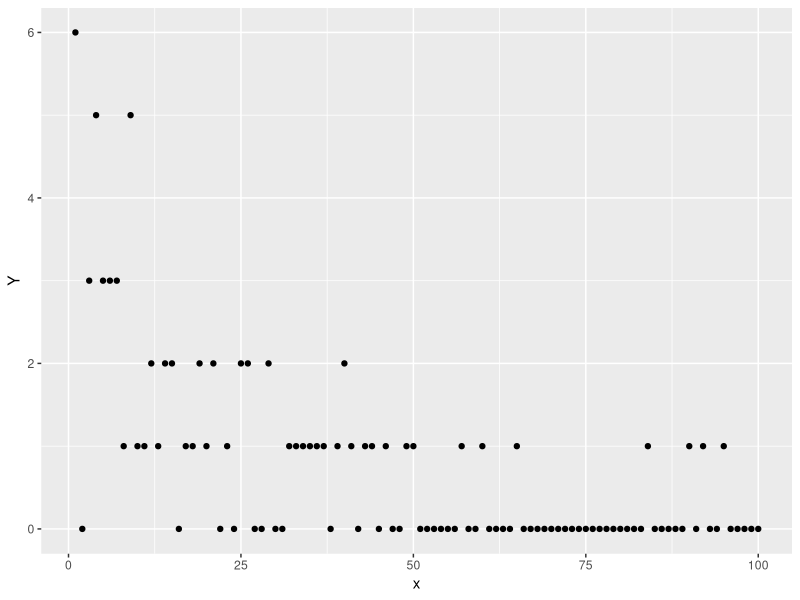
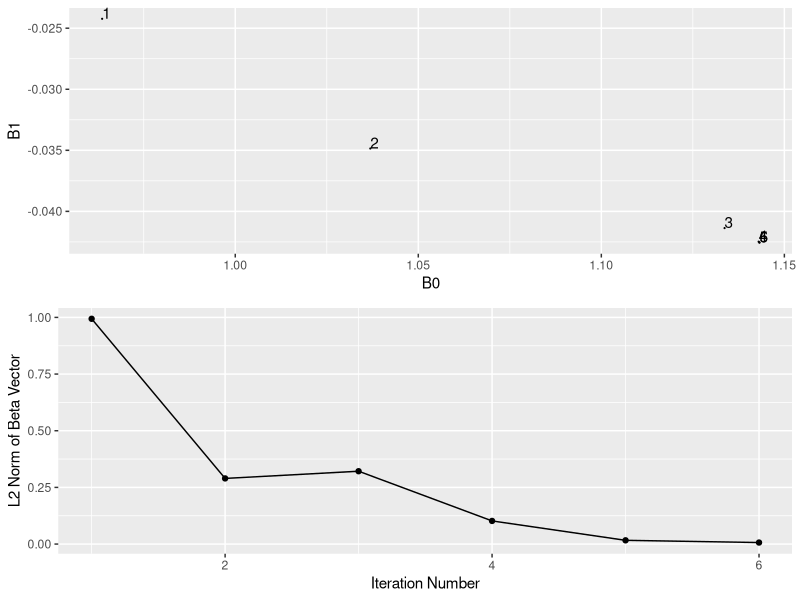
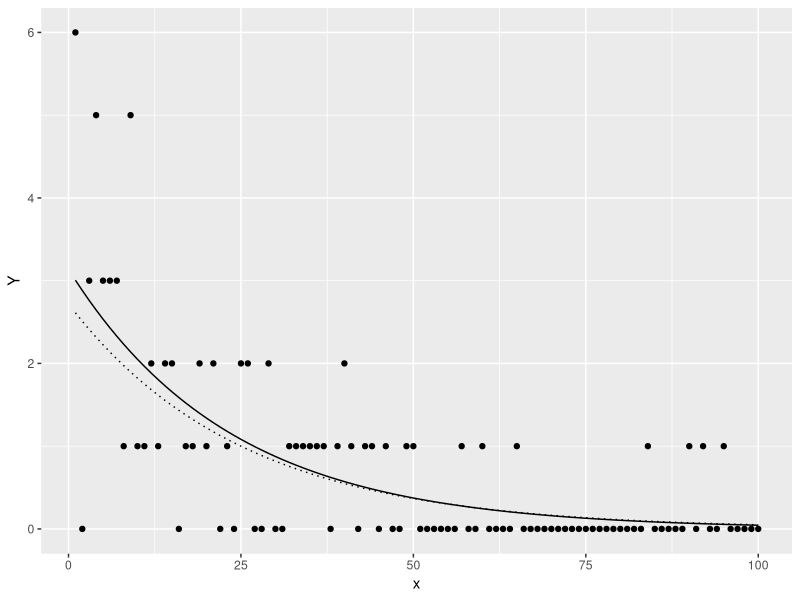

R code for these plots, in order:
## ---- chunk 1
#load necessary packages
library(ggplot2)
library(gridExtra)

#set seed
set.seed(576)

#define X 
x = 1:100

#define lamda
lam = exp(1 - 0.04*x)

#get Y sample
Y = sapply(lam, function(x) rpois(1, x))

#plot relationship
dat = data.frame(cbind(x,Y))
p1<- ggplot(dat, aes(x, Y)) + 
  geom_point() + 
  labs(x = "x", y = "Y")
p1
## ---- chunk 2
#implement IRLS

#set up some cool plotting things 
df = matrix(NA, nrow = 0, ncol = 3)
colnames(df) = c("B0", "B1", "Difference")

#set up design matrix
X = cbind(rep(1, length(x)), x)

#initialize values
beta = matrix(0, nrow = ncol(X))
eta = X%*%beta
diff = rbind(Inf, Inf)

#iterative loop
while(round(diff[1,1], 4) != 0 && round(diff[2,1], 4) != 0){
  #define mu 
  u = exp(eta)
  
  #define weight matrix
  W = diag(c(u^2/exp(u)))
  
  #Define the linear space response 
  Z = eta + diag(c(1/u))%*%(Y - u)
  
  #Define Fisher Information 
  I = t(X)%*%W%*%X
  
  #Update beta
  beta.new = solve(I)%*%t(X)%*%W%*%Z
  
  diff = abs(beta.new - beta)
  beta = beta.new
  
  #update eta
  eta = X%*%beta
  
  #save for plotting purposes
  df = rbind(df, c(t(beta), sqrt(sum(diff))))
}

#print beta
print(beta)

#plot estimate progressions
dat = data.frame(df, name = 1:nrow(df))
p2 = ggplot(dat, aes(B0, B1, label = name))+
  geom_point(size = 0.1)+
  geom_text(aes(label=name),hjust=0, vjust=0)

p3 = ggplot(dat, aes(name,Difference))+
  geom_line()+
  geom_point()+
  labs(x = "Iteration Number", y = "L2 Norm of Beta Vector")

grid.arrange(p2, p3, nrow=2)



## ---- chunk 3
#R's built in glm function
summary(glm(Y ~ x, family="poisson"))
## ---- chunk 4
#set multipliers and standard errors
z = qnorm(1 - .05/2)
se = sqrt(diag(solve(I)))

#build intervals
c(beta[1] - z*se[1], beta[1] + z*se[1])
c(beta[2] - z*se[2], beta[2] + z*se[2])

## ---- chunk 5
dat = data.frame(x,Y,W = lam, Z = exp(X%*%beta.new))
p3<- ggplot(dat, aes(x, Y)) + 
  geom_point() +
  geom_line(aes(y = Z))+
  geom_line(aes(y = W), linetype=3)+
  labs(x = "x", y = "Y")
p3

